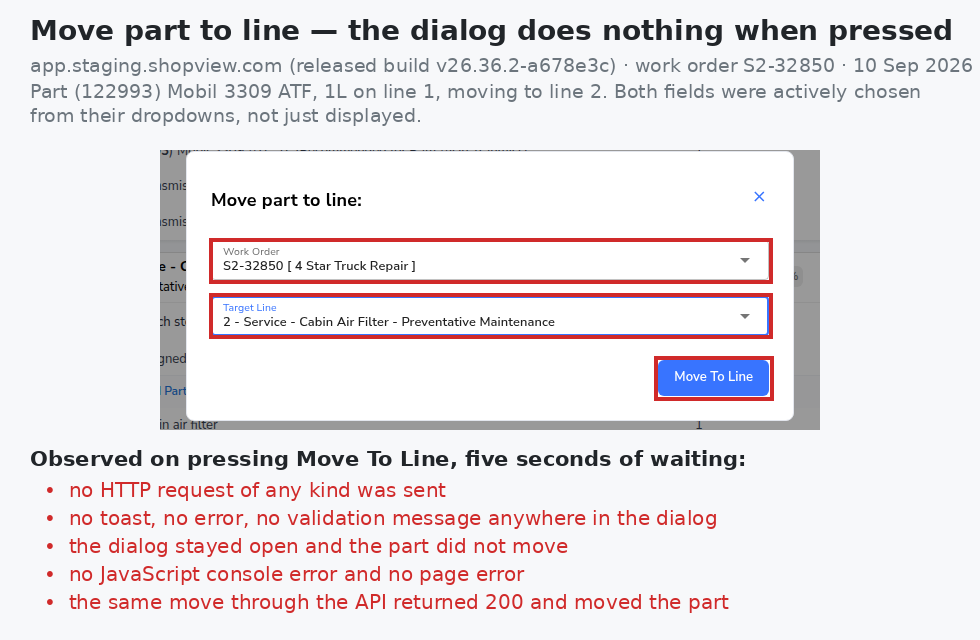
#> input picture build/move-part-to-line-2026-09-10/ev/EX1-move-to-line-does-nothing.png, 980 x 640 px, given in place of prod-receive.png, which was not available
$ python exhibit.py
#> lines starting #> are read from the running program, lines starting #| are printed output that depends on the picture
from PIL import Image, ImageDraw, ImageFont
F=lambda n,b=False: ImageFont.truetype('/usr/share/fonts/truetype/dejavu/DejaVuSans%s.ttf'%('-Bold' if b else ''),n)
RED=(204,0,0); GRN=(0,140,60); ORG=(220,110,0); GRY=(70,70,70)
EV='../ev/'
COSTA=(928,387,1048,452); SELLA=(1048,387,1168,452); COSTB=(928,452,1048,517); SELLB=(1048,452,1168,517)
def panel(path,crop,boxes,title,tcol,sub):
#> called with path = 'before-after/prod-receive.png', crop = (420, 300, 1560, 530), title = 'BEFORE - PRODUCTION', tcol = (204, 0, 0)
    im=Image.open(EV+path).convert('RGB'); s=2; x0,y0,x1,y1=crop; c=im.crop((x0*s,y0*s,x1*s,y1*s)); d=ImageDraw.Draw(c)
#> in panel, im is the input picture: PIL image 980x640 RGB; mean R, G, B 236.1, 231.6, 234.3
#> after `c = im.crop((x0 * s, y0 * s, x1 * s, y1 * s))`:
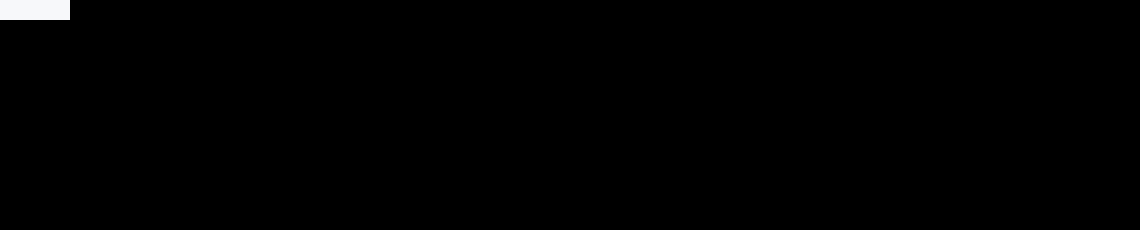
#> c: PIL image 2280x460 RGB (shown at 1/2 size); mean R, G, B 1.3, 1.3, 1.3
    for (bx0,by0,bx1,by1),col,lab in boxes:
        r=((bx0-x0)*s,(by0-y0)*s,(bx1-x0)*s,(by1-y0)*s); d.rectangle(r,outline=col,width=6)
        if lab:
            f=F(26,True); w=d.textlength(lab,font=f); tx=max(4,min(r[0],c.width-w-20)); ty=r[1]-46 if r[1]>60 else r[3]+8
            d.rectangle((tx-6,ty-4,tx+w+8,ty+36),fill=(255,255,255),outline=col,width=3); d.text((tx,ty),lab,font=f,fill=col)
#> this loop made 1 pass
#> (w, tx) on pass 1: (556.4, 1016)
    head=Image.new('RGB',(c.width,110),(255,255,255)); hd=ImageDraw.Draw(head); hd.text((20,12),title,font=F(34,True),fill=tcol); hd.text((20,62),sub,font=F(26),fill=GRY)
#> after `head = Image.new('RGB', (c.width, 110), (255, 255, 255))`: head: PIL image 2280x110 RGB; every value is 255
    o=Image.new('RGB',(c.width,c.height+110),(255,255,255)); o.paste(head,(0,0)); o.paste(c,(0,110)); return o
#> after `o = Image.new('RGB', (c.width, c.height + 110), (255, 255, 255))`: o: PIL image 2280x570 RGB; every value is 255
#> call 2 of panel, with path = 'before-after/branch-receive.png', crop = (420, 300, 1560, 530), title = 'AFTER - QA BRANCH sv11006', tcol = (0, 140, 60), sub = 'build v26.45.2-b7be383  5 Nov 2026'
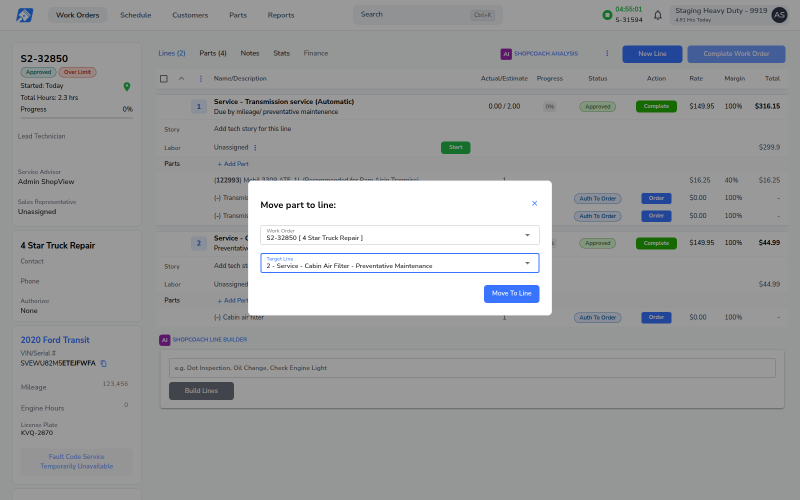
#> input picture build/move-part-to-line-2026-09-10/ev/mv3-filled.png, 1600 x 1000 px, given in place of branch-receive.png, which was not available (shown at 1/2 size)
#> in panel, im is the input picture: PIL image 1600x1000 RGB; mean R, G, B 157, 158.3, 159.6
#> in panel (call 2), `c = im.crop((x0 * s, y0 * s, x1 * s, y1 * s))`:
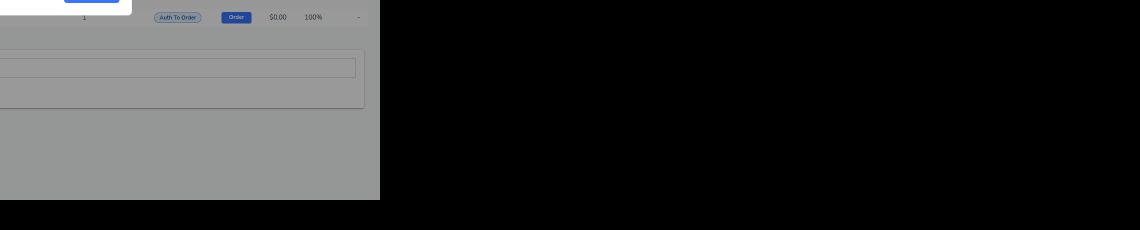
#> c: PIL image 2280x460 RGB (shown at 1/2 size); mean R, G, B 43.9, 44.2, 44.4
#> the loop in panel (call 2), `for (bx0,by0,bx1,by1),col,lab in boxes:` made 2 passes
#> (bx0, by0, bx1, by1, col, lab, r, w) on pass 1: (928, 387, 1048, 452, (0, 140, 60), 'Cost is a field: changed 40 -> 80', (1016, 174, 1256, 304), 474.7)
#> (bx0, by0, bx1, by1, col, lab, r) on pass 2: (1048, 387, 1168, 452, (0, 140, 60), '', (1256, 174, 1496, 304))
#> in panel (call 2), `o.paste(c, (0, 110))`:
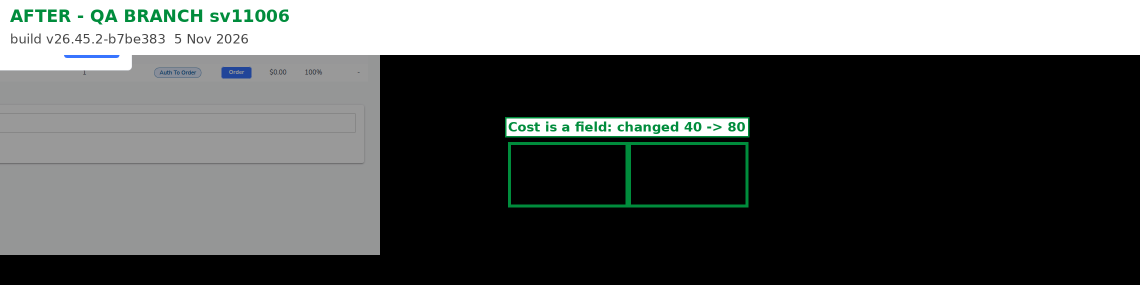
#> o: PIL image 2280x570 RGB (shown at 1/2 size); mean R, G, B 85.7, 88.3, 87.1
def row(panels,caption,fn):
#> called with fn = 'before-after-po-receive.png'
    W=sum(p.width for p in panels)+30*(len(panels)+1); H=max(p.height for p in panels)+60+44*len(caption); o=Image.new('RGB',(W,H),(240,240,240)); x=30
#> after `W = sum((p.width for p in panels)) + 30 * (len(panels) + 1)`: W = 4650
#> after `H = max((p.height for p in panels)) + 60 + 44 * len(caption)`: H = 718
#> after `o = Image.new('RGB', (W, H), (240, 240, 240))`: o: PIL image 4650x718 RGB; every value is 240
    for p in panels: o.paste(p,(x,30)); x+=p.width+30
#> this loop made 2 passes
#> x on passes 1 to 2: 2340, 4650
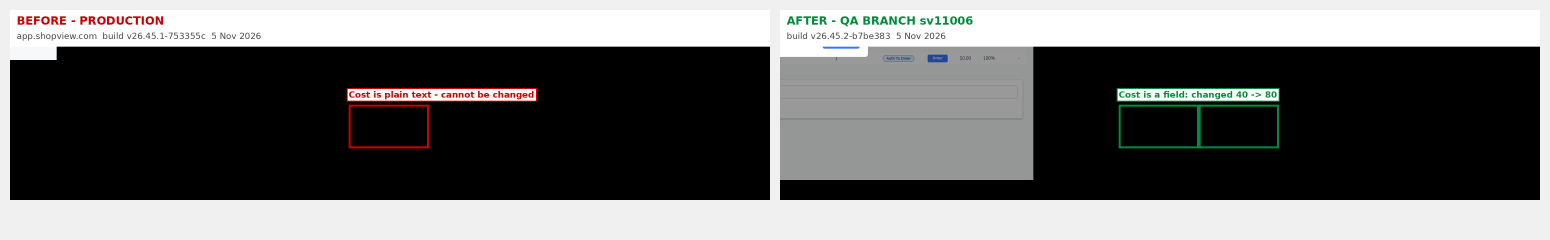
#> o: PIL image 4650x718 RGB (shown at 1/3 size); mean R, G, B 107.8, 107.7, 107.3
#> after the loop, x = 4650
    y=max(p.height for p in panels)+45; d=ImageDraw.Draw(o)
#> after `y = max((p.height for p in panels)) + 45`: y = 615
    for t in caption: d.text((30,y),t,font=F(28),fill=GRY); y+=44
#> this loop made 2 passes
#> y on passes 1 to 2: 659, 703
#> after the loop, y = 703
    o.save(EV+fn); print(fn,o.size)
#> after `o.save(EV + fn)`:
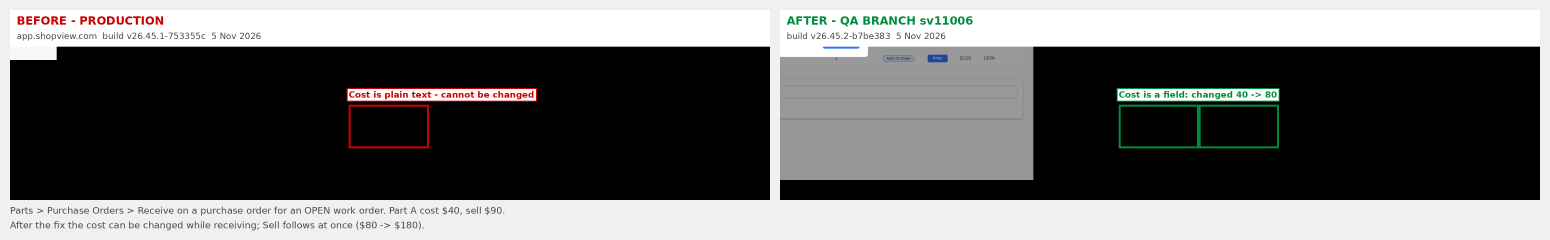
#> saved as before-after-po-receive.png: PIL image 4650x718 RGB (shown at 1/3 size); mean R, G, B 107.1, 107, 106.6
#| before-after-po-receive.png (4650, 718)
CR=(420,300,1560,530)
row([panel('before-after/prod-receive.png',CR,[(COSTA,RED,'Cost is plain text - cannot be changed')],'BEFORE - PRODUCTION',RED,'app.shopview.com  build v26.45.1-753355c  5 Nov 2026'),
     panel('before-after/branch-receive.png',CR,[(COSTA,GRN,'Cost is a field: changed 40 -> 80'),(SELLA,GRN,'')],'AFTER - QA BRANCH sv11006',GRN,'build v26.45.2-b7be383  5 Nov 2026')],
    ['Parts > Purchase Orders > Receive on a purchase order for an OPEN work order. Part A cost $40, sell $90.','After the fix the cost can be changed while receiving; Sell follows at once ($80 -> $180).'],'before-after-po-receive.png')
row([panel('branch-rc-e10inv/1-before.png',CR,[(COSTA,ORG,'Locked: $40.00000'),(COSTB,GRN,'Empty cost can be filled')],'INVOICED work order S11006-17613',ORG,'QA branch sv11006  build v26.45.2-b7be383'),
     panel('branch-rc-e11paid/1-before.png',CR,[(COSTA,ORG,'Locked: $40.00000'),(COSTB,GRN,'Empty cost can be filled')],'PAID work order S11006-17614',ORG,'QA branch sv11006  build v26.45.2-b7be383')],
    ['PO receive screen when the part\'s work order is invoiced (left) or paid (right): the filled cost is read-only text, an empty cost can still be entered.'],'branch-invoiced-paid-locked.png')
#> call 3 of panel, with path = 'branch-rc-e10inv/1-before.png', crop = (420, 300, 1560, 530), title = 'INVOICED work order S11006-17613', tcol = (220, 110, 0)
#> the loop in panel (call 3), `for (bx0,by0,bx1,by1),col,lab in boxes:` made 2 passes
#> (w, tx) on passes 1 to 2: (276.7, 1016), (351.2, 1016)
#> in panel (call 3), `o.paste(c, (0, 110))`:
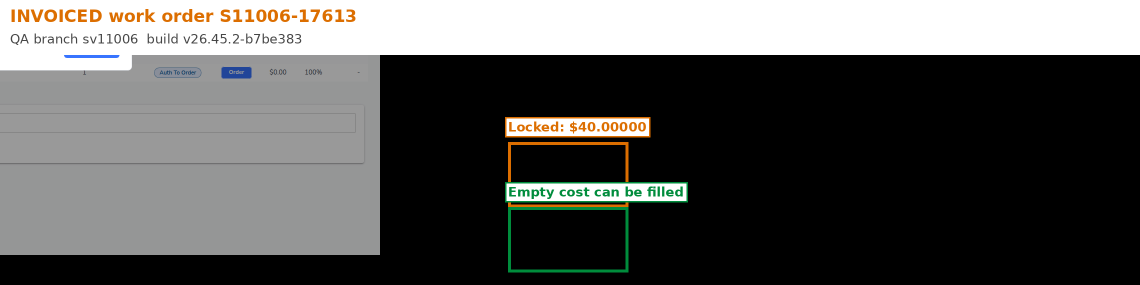
#> o: PIL image 2280x570 RGB (shown at 1/2 size); mean R, G, B 88.8, 88.8, 87.1
#> (the run stopped early here; a loop or call above may not have finished)
